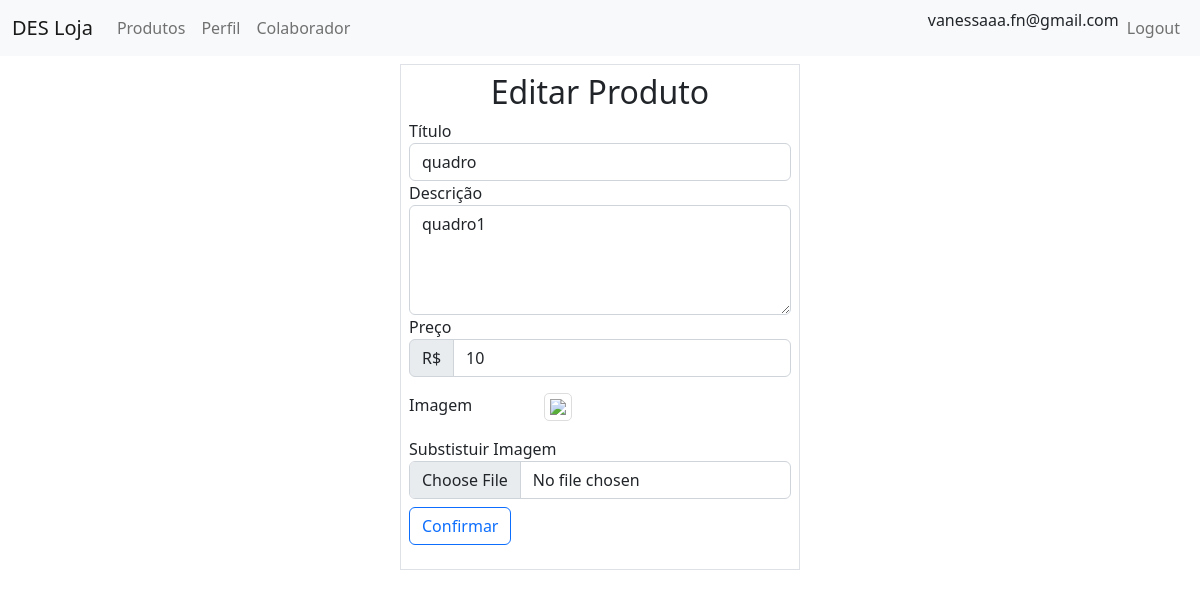
Screenshot of /produto.php?action=edit&id=37 (signed in) with the database file from the repository.
### tables this page shows
CREATE TABLE `produto` (
  `id` int(11) NOT NULL AUTO_INCREMENT,
  `titulo` varchar(40) NOT NULL,
  `descricao` text NOT NULL,
  `preco` float NOT NULL,
  `imagem` varchar(100) DEFAULT NULL,
  PRIMARY KEY (`id`)
);

### produto_dao.php (called while the page is built, shortened)
<?php
function find(int $id) : array {
    $conn = get_connection();
    $sql = 'SELECT id, titulo, descricao, preco, imagem FROM produto WHERE id = ?';
    $stmt = $conn->prepare($sql);
    $stmt->bind_param("i", $id);
    $stmt->execute();
    $instance = [];
    $result = $stmt->get_result();
    if ($row = $result->fetch_assoc()) {
    $instance = $row;
    }
    return $instance;
    }
    ?>

### views/produto_edit.php (the view, shortened to what this page needs)
<html>
<head>
</head>
<?php include 'import_css.php' ?>
<body>
    <?php include 'header.php' ?>
    <div class="container col-lg-4 col-md-6 col-sm-8 col-10 mt-2 border p-2 g-2">
        <h2 style="text-align: center">Editar Produto</h2>
        <?php if (isset($produto) && $produto) { ?>
            <form id="form-edit" method="POST" action="produto.php?action=update" enctype="multipart/form-data" >
                <div class="form-group">
                    <label for="titulo">Título</label>
                    <input type="text" class="form-control" id="titulo" name="titulo" placeholder="Escreva o título ou nome do produto" value="<?= $produto['titulo'] ?>">
                </div>
                <div class="form-group">
                    <label for="descricao">Descrição</label>
                    <textarea class="form-control" id="descricao" name="descricao" rows="4"><?= $produto['descricao'] ?></textarea>
                </div>
                <div class="form-group">
                    <label for="preco">Preço</label>
                    <div class="input-group mb-2">
                        <div class="input-group-prepend input-group-text">R$</div>
                        <input type="number" class="form-control col-3" id="preco" name="preco" min="0" step="0.01" placeholder="0,00" value="<?= $produto['preco'] ?>">
                    </div>
                </div>
                <?php if (isset($produto['imagem'])) { ?>
                    <div class="row my-3" id="zoom">
                        <div class="col-4 font-weight-bold">Imagem</div>
                        <div class="col-8">
                            <img onclick="onZoomIn()" class="imagem-produto" src="<?= $produto['imagem'] ?>">
                        </div>
                    </div>
                <?php } ?>
                <div>
                    <label for="imagem">Substistuir Imagem</label>
                    <input type="file" name="imagem" id="imagem" class="form-control">
                </div>
                <button style="margin-top:2%" type="submit" id="bto-cadastrar" class="btn btn-outline-primary">Confirmar</button>
            </form>
    </div>
    <?php } ?>
</body>
</html>

### views/produto_edit.php (style rules this page uses)
.imagem-produto { max-width: 300px; max-height: 300px; border: 1px solid #ddd; border-radius: 5px; padding: 5px; }

### rows the page displays
produto: titulo "quadro", descricao "quadro1", preco "10"

### other values shown
$_SESSION['usuario']['email'] "vanessaaa.fn@gmail.com"
